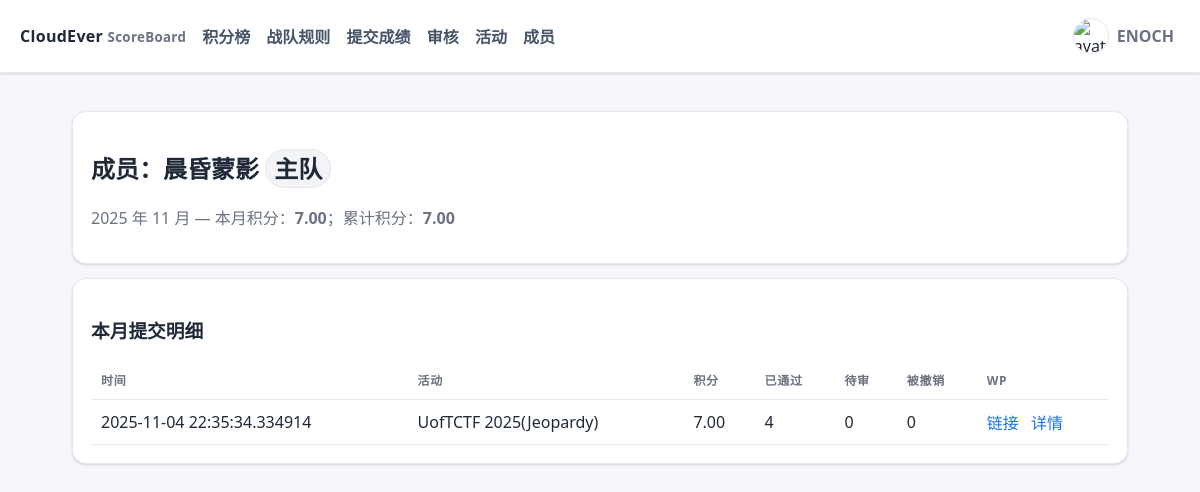
The page /user/6?year=2025&month=11 (signed in) on the database its author committed.
### ceboard/models.py (models this page shows)
class User(Base):
    __tablename__ = "users"
    id = Column(Integer, primary_key=True)
    username = Column(String, unique=True, nullable=False)
    password_hash = Column(String, nullable=False)
    role = Column(String, default="member")  # 'admin' | 'reviewer' | 'member'
    team_type = Column(String, default="sub")  # 'main' or 'sub'
    is_active = Column(Boolean, default=True)
    is_deleted = Column(Boolean, default=False)
    avatar_filename = Column(String, nullable=True)
    submissions = relationship("Submission", back_populates="user")

class Submission(Base):
    __tablename__ = "submissions"
    id = Column(Integer, primary_key=True)
    user_id = Column(Integer, ForeignKey("users.id"), nullable=False)
    event_id = Column(Integer, ForeignKey("events.id"), nullable=False)
    created_at = Column(DateTime(timezone=True), default=lambda: datetime.now(TZ))
    wp_url = Column(String, nullable=True)
    wp_md = Column(Text, nullable=True)
    manual_points = Column(Float, nullable=True)  # 管理员在审核时手动设定的总分（优先级高于题目累计）
    is_deleted = Column(Boolean, default=False)
    user = relationship("User", back_populates="submissions")
    event = relationship("Event", back_populates="submissions")
    items = relationship("SubmissionItem", back_populates="submission", cascade="all,delete-orphan")

class Event(Base):
    __tablename__ = "events"
    id = Column(Integer, primary_key=True)
    name = Column(String, nullable=False)
    start_time = Column(DateTime(timezone=True))
    end_time = Column(DateTime(timezone=True))
    weight = Column(Float, default=1.0)
    is_reproduction = Column(Boolean, default=False)
    is_active = Column(Boolean, default=True)
    allow_wp_only = Column(Boolean, default=False)  # 允许仅提交WP，由管理员在审核时手动给分
    is_deleted = Column(Boolean, default=False)
    event_type_id = Column(Integer, ForeignKey("event_types.id"), nullable=True)
    challenges = relationship("Challenge", back_populates="event", cascade="all,delete")
    submissions = relationship("Submission", back_populates="event")
    event_type = relationship("EventType")

### ceboard/routers/public.py (the view)
@router.get("/user/{uid}", response_class=HTMLResponse)
def user_profile(uid: int, request: Request, year: Optional[int] = None, month: Optional[int] = None, db = Depends(get_db), current_user = Depends(get_current_user)):
    u = db.get(User, uid)
    if not u or u.is_deleted:
        raise HTTPException(404, "用户不存在")
    now = datetime.now(TZ)
    year = int(year or now.year)
    month = int(month or now.month)
    start = datetime(year, month, 1, tzinfo=TZ)
    end = datetime(year + 1, 1, 1, tzinfo=TZ) if month == 12 else datetime(year, month + 1, 1, tzinfo=TZ)
    subs_month = (
        db.query(Submission)
        .filter(Submission.user_id == uid)
        .filter(Submission.is_deleted == False)
        .filter(Submission.created_at >= start, Submission.created_at < end)
        .all()
    )
    subs_total = db.query(Submission).filter(Submission.user_id == uid, Submission.is_deleted == False).all()
    def sum_points(subs):
        return sum(compute_submission_points(s) for s in subs)
    details = []
    for s in subs_month:
        count_ok = sum(1 for it in s.items if it.approved and not it.revoked)
        count_pending = sum(1 for it in s.items if not it.approved)
        count_revoked = sum(1 for it in s.items if it.revoked)
        details.append({
            "sub_id": s.id,
            "created_at": s.created_at,
            "event_name": s.event.name if s.event else "—",
            "count_ok": count_ok,
            "count_pending": count_pending,
            "count_revoked": count_revoked,
            "points": compute_submission_points(s),
            "wp_url": s.wp_url,
        })
    return render_template(
        "user_profile.html",
        title=f"成员 {u.username}",
        current_user=current_user,
        user=u,
        year=year,
        month=month,
        month_points=sum_points(subs_month),
        total_points=sum_points(subs_total),
        details=details,
    )

### templates/user_profile.html
{% extends 'base.html' %}
{% block content %}
<div class="card">
  <h2>成员：{{ user.username }} <span class="pill">{{ '主队' if user.team_type=='main' else '子队' }}</span></h2>
  <p class="muted">{{ year }} 年 {{ month }} 月 — 本月积分：<b>{{ '%.2f' % month_points }}</b>；累计积分：<b>{{ '%.2f' % total_points }}</b></p>
</div>
<div class="card">
  <h3>本月提交明细</h3>
  <table>
    <thead><tr><th>时间</th><th>活动</th><th>积分</th><th>已通过</th><th>待审</th><th>被撤销</th><th>WP</th></tr></thead>
    <tbody>
    {% for row in details %}
      <tr>
        <td>{{ row.created_at }}</td>
        <td>{{ row.event_name }}</td>
        <td>{{ '%.2f' % row.points }}</td>
        <td>{{ row.count_ok }}</td>
        <td>{{ row.count_pending }}</td>
        <td>{{ row.count_revoked }}</td>
        <td>
          {% if row.wp_url %}<a href="{{ row.wp_url }}" target="_blank">链接</a>{% endif %}
          {% if row.sub_id %}<a style="margin-left:8px" href="/submission/{{ row.sub_id }}">详情</a>{% endif %}
        </td>
      </tr>
    {% else %}
      <tr><td colspan="7" class="muted">本月暂无提交</td></tr>
    {% endfor %}
    </tbody>
  </table>
</div>
{% endblock %}

### templates/base.html (shortened to what this page needs)
<!doctype html>
<html lang="zh-CN">
<head>
</head>
<body>
  <header>
    <div class="brand">CloudEver <small>ScoreBoard</small></div>
    <div class="nav">
  <a href="/">积分榜</a>
      <a href="/rules">战队规则</a>
      <a href="/submit">提交成绩</a>
      {% if current_user and (current_user.role == 'admin' or current_user.role == 'reviewer') %}
        <a href="/admin/review">审核</a>
        <a href="/admin/events">活动</a>
      {% endif %}
      {% if current_user and (current_user.role == 'admin' or current_user.role == 'reviewer') %}
        <a href="/admin/users">成员</a>
      {% endif %}
    </div>
    <div style="margin-left:auto">
      {% if current_user %}
        <div class="user-menu" id="userMenu">
          <div class="user-trigger" id="userTrigger">
            {% if avatar_url %}<img class="avatar" src="{{ avatar_url }}" alt="avatar" />{% endif %}
            <span class="muted" style="font-weight:600">{{ current_user.username }}</span>
          </div>
        </div>
      {% else %}
        <a class="btn secondary" href="/auth/login">登录</a>
        <a class="btn" style="margin-left:8px" href="/auth/register">注册</a>
      {% endif %}
    </div>
  </header>
  <div class="wrap">
    {% block content %}{% endblock %}
  </div>
</body>
</html>

### templates/base.html (style rules this page uses)
:root { --bg:#f6f7fb; --surface:#ffffff; --border:#e7e8ee; --text:#1f2937; --muted:#6b7280; --accent:#1a73e8; --accent-2:#185abc; --success:#16a34a; --warn:#e11d48; --shadow:0 1px 2px rgba(16,24,40,.06), 0 1px 3px rgba(16,24,40,.1); }
* { box-sizing:border-box }
html,body { height:100% }
body { font-family: ui-sans-serif, system-ui, -apple-system, Segoe UI, Roboto, 'Noto Sans SC', Arial; margin:0; color:var(--text); background:var(--bg); }
header { position:sticky; top:0; z-index:10; display:flex; align-items:center; gap:16px; padding:12px 20px; background:var(--surface); border-bottom:1px solid var(--border); box-shadow: var(--shadow); }
.brand { font-weight:800; letter-spacing:.3px }
.brand small { color:var(--muted); font-weight:600 }
.nav a { margin-right:12px; color:#475569; text-decoration:none; font-weight:600; padding:8px 0 }
.wrap { max-width:1100px; margin:0 auto; padding:24px 22px }
.card { position:relative; margin:14px 0; padding:18px 18px; background:var(--surface); border:1px solid var(--border); border-radius:14px; box-shadow: var(--shadow); }
.muted { color:var(--muted) }
.pill { padding:2px 8px; border-radius:999px; border:1px solid var(--border); background:#f2f4f8 }
a { color:var(--accent); text-decoration:none }
table { width:100%; border-collapse:separate; border-spacing:0; background:#fff }
thead th { font-size:12px; text-transform:uppercase; letter-spacing:.06em; color:#6b7280 }
th,td { padding:10px 10px; border-bottom:1px solid var(--border); text-align:left }
.avatar { width:36px; height:36px; border-radius:999px; border:1px solid var(--border); object-fit:cover; vertical-align:middle }
.user-menu { position:relative }
.user-trigger { display:flex; align-items:center; gap:8px; padding:6px; border-radius:999px; cursor:pointer }

### rows shown on the page
User: username "ENOCH"
User: username "晨昏蒙影", team_type "主队"
Submission: created_at "2025-11-04 22:35:34.334914"
Event: event_name "UofTCTF 2025(Jeopardy)"

### other values the page prints
{{ year }} "2025"
{{ month }} "11"
{{ '%.2f' % month_points }} "7.00"
{{ '%.2f' % total_points }} "7.00"
{{ '%.2f' % row.points }} "7.00"
{{ row.count_ok }} "4"
{{ row.count_pending }} "0"
{{ row.count_revoked }} "0"
